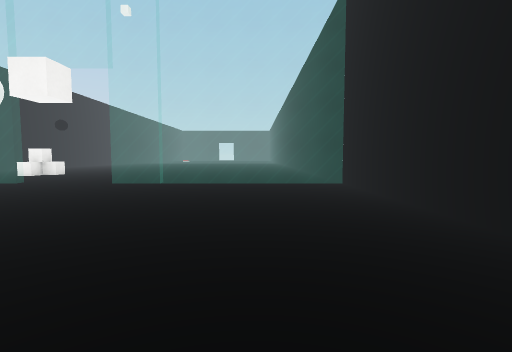
[1] (above)

17 first-person views from a walk through a Unity game level. The camera is 1.4 m above the floor, tilts 4° down and sees 85° across. The floor is counted in squares, 2 m on a side. Each view is taken from the middle of a square. On the plan, view 1 faces up. The plan holds only what a view shows up to about 9 squares ahead; the rest is blank. The place goes on beyond the plan. Door leaves are left out, so doorways stand open. Surface patterns are stand-ins for the level's own textures.

[2]
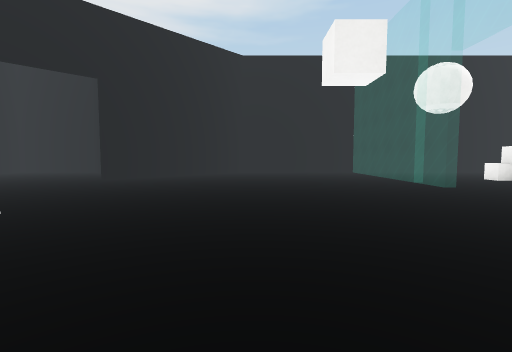

[3]
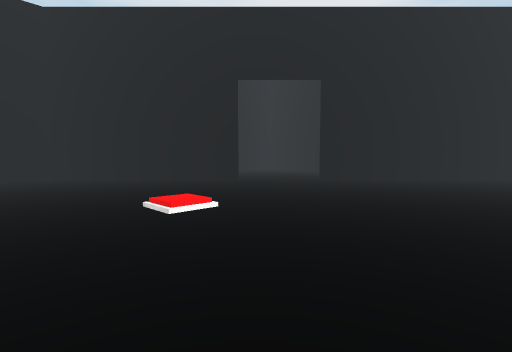

[4]
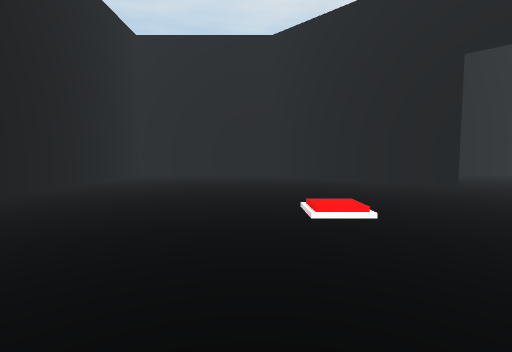

[5]
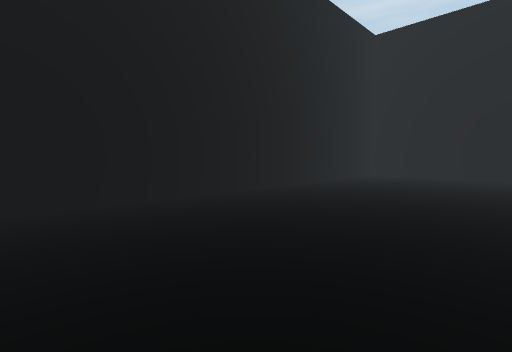

[6]
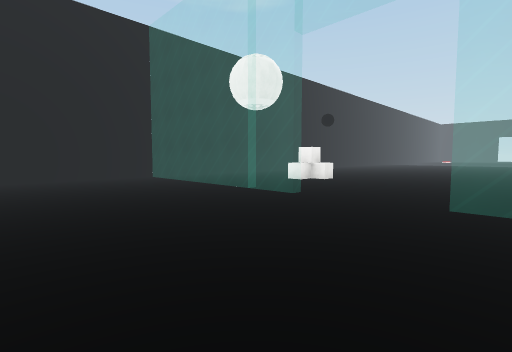

[7]
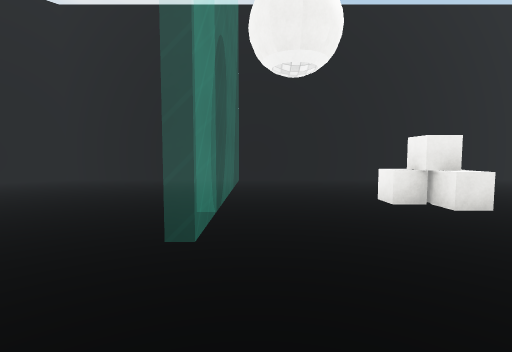

[8]
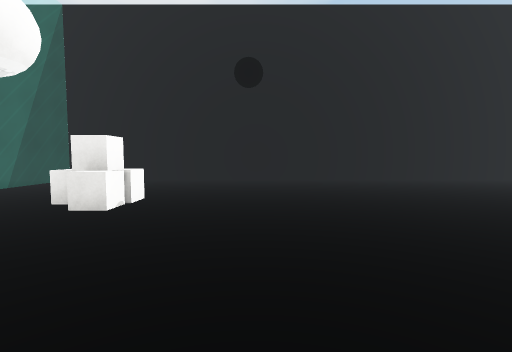

[9]
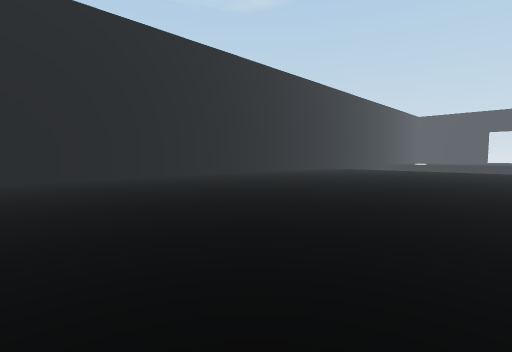

[10]
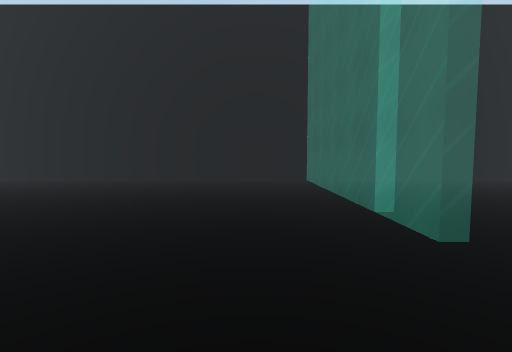

[11]
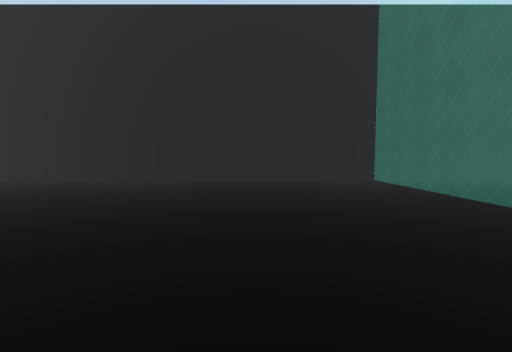

[12]
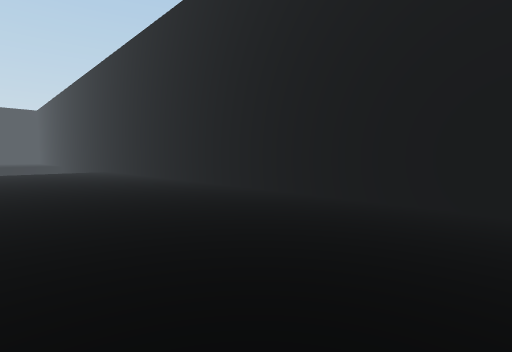

[13]
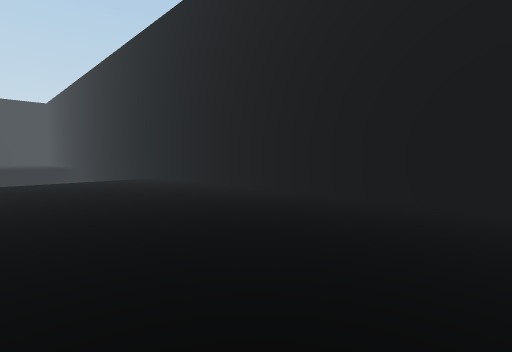

[14]
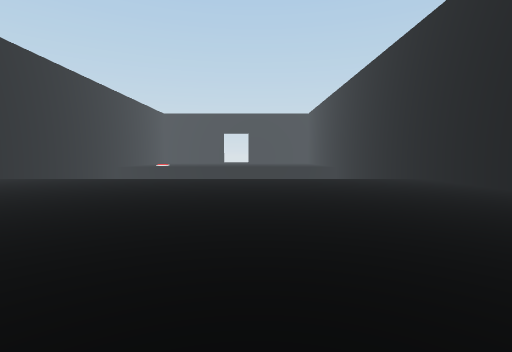

[15]
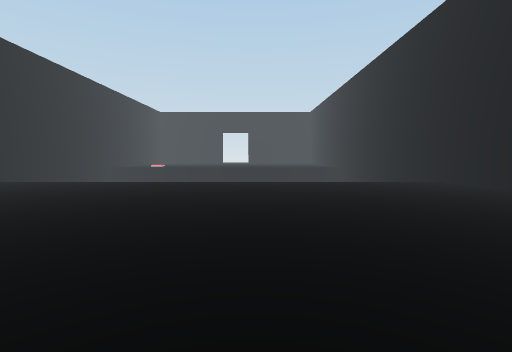

[16]
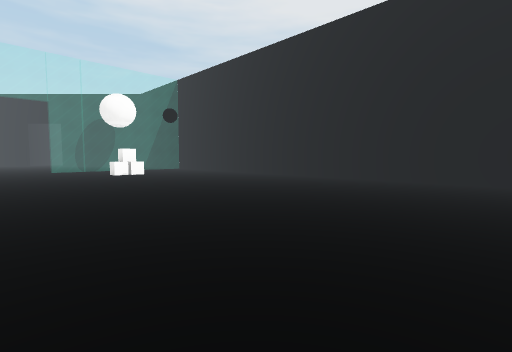

[17]
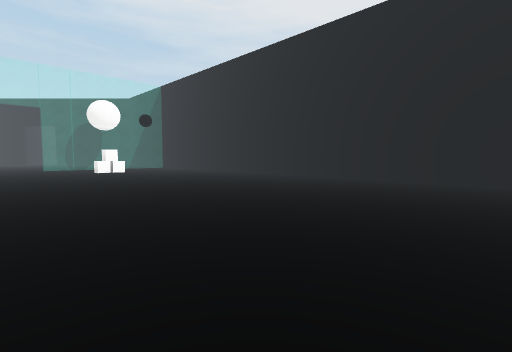

### Floor plan
Key: @ floor where view 1 was taken; # wall or solid block; . floor; D open door; = window, fence, low wall or low ledge; v drop or lower ground; O other object.
Columns run from 13 left of view 1 to 3 right of it. Each row starts with its distance up from view 1.
 29                v
 28   vvvvvvvvvvvvvv#
 27    .............#
 26     ............#
 25     ............#
 24 #...............#
 23 #...............#
 22 #...............#
 21 #...............#
 20 #...............#
 19 #...............#
 18 #...............#
 17 #...............#
 16 #...............#
 15 #...............#
 14 #...............#
 13 #...............#
 12 #...............#
 11 #....O..........#
 10 #....O..........#
  9 #...............#
  8 #...............#
  7 #======DDD======#
  6 #...............#
  5 #...............#
  4 #...............#
  3 #...............#
  2 ##..............#
  1  ##.............#
  0   ##.........@..#
 -1    ##...........#
 -2     .D..........#
 -3     ..D.........#
 -4     ...#........#
 -5     .. ##.......#
 -6         ##......#
 -7          ##....
 -8           ####

Positions as (right, up) in squares from view 1, and headings:
1: (0, 0), facing up
2: (0, 3), facing left
3: (-1, 3), facing down-left
4: (-2, 3), facing down
5: (-2, 3), facing down-right
6: (-3, 3), facing up-left
7: (-4, 8), facing left
8: (-4, 13), facing left
9: (-3, 13), facing up-left
10: (-6, 9), facing right
11: (-6, 11), facing right
12: (-2, 14), facing up-right
13: (-2, 19), facing up-right
14: (-3, 19), facing up
15: (-3, 20), facing up
16: (-4, 22), facing down-left
17: (-4, 24), facing down-left
